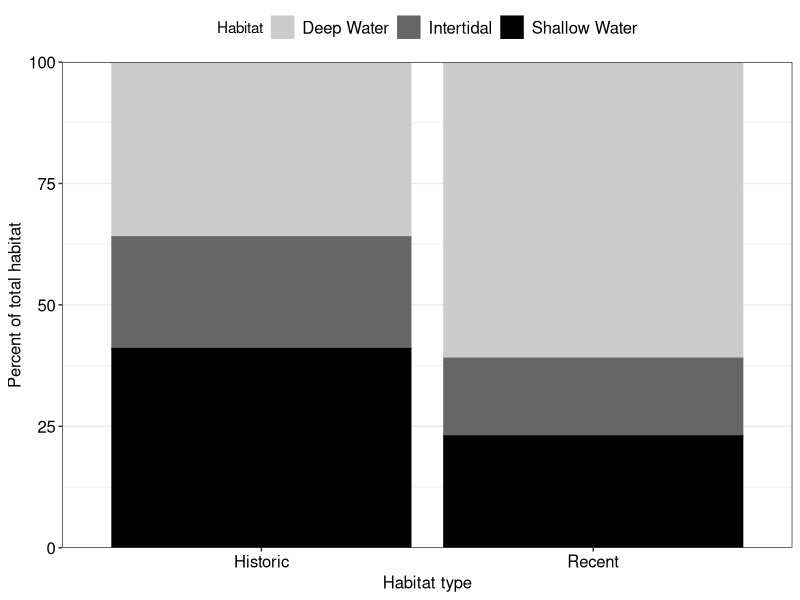

Generate this figure with R:
library(tidyverse)

milleretal <- data.frame(
  Habitat = rep(c("Deep Water", "Intertidal", "Shallow Water"), 2),
  Timeframe = rev(sort(rep(c("Historic", "Recent"), 3))),
  Percent = c(61, 16, 23, 36, 23, 41)
)

fig2 <- ggplot(milleretal, aes(x = Timeframe, y = Percent,
                       color = Habitat, fill = Habitat)) +
  geom_col() +
  scale_y_continuous(expand = c(0, 0)) +
  scale_color_manual(values = c("gray80", "gray40", "black")) +
  scale_fill_manual(values = c("gray80", "gray40", "black")) +
  ylab("Percent of total habitat") +
  xlab("Habitat type") +
  theme_bw() +
  theme(axis.text = element_text(size = 12, color = "black"),
        axis.title = element_text(size = 12, color = "black"),
        legend.text = element_text(size = 12, color = "black"),
        legend.position = "top")
  

jpeg(filename = "results/Fig2.jpg",
     res = 300, width = 2000,
     height = 1850)

fig2

dev.off()
